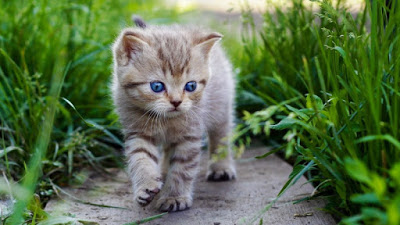
#> input picture Open CV/kucing.jpg, 400 x 225 px
$ python arith_opera.py
#> lines starting #> are read from the running program, lines starting #| are printed output that depends on the picture; pictures that were not available may be replaced by others from this repository, and a replacement may not be noted
# -*- coding: utf-8 -*-
"""
Created on Thu Nov  8 09:59:01 2018

@author: sofyan.fadli
"""

#############################################
#               Image Addition
#############################################
import cv2
import numpy as np

x = np.uint8([250])
y = np.uint8([10])

print (cv2.add(x,y)) # 250+10 = 260 => 255

print (x+y)          # 250+10 = 260 % 256 = 4

#############################################
#               Image Blending
#############################################
import cv2

img1 = cv2.imread('kucing.jpg')
#> img1 is the input picture: shape (225, 400, 3); mean B, G, R 72.3, 111, 88.7
img2 = cv2.imread('opencv_logo.png')
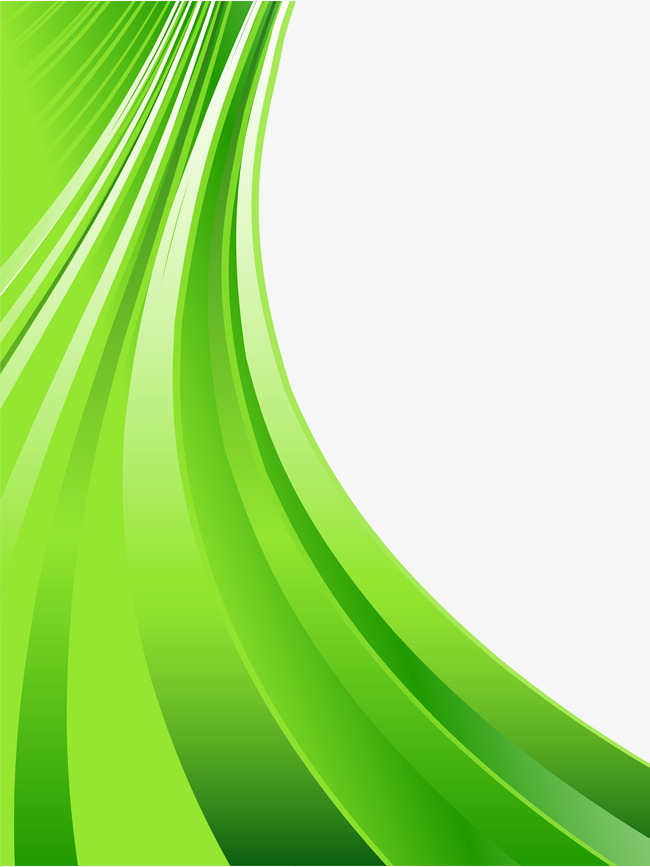
#> input picture Open CV/446c78b648e6b02621ef43ad7ded0a7e.jpg, 650 x 867 px, given in place of opencv_logo.png, which was not available
#> img2 is the input picture: shape (867, 650, 3); mean B, G, R 132.2, 222.3, 173.3
height, width = img1.shape[:2]
#> height = 225; width = 400
resized_image = cv2.resize(img2, (width, height))
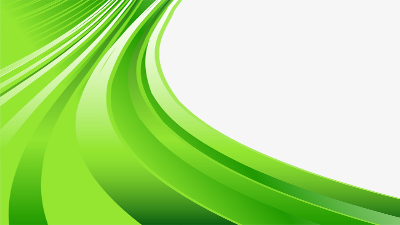
#> resized_image: shape (225, 400, 3); mean B, G, R 131.9, 222.1, 173

dst = cv2.addWeighted(img1,0.7,resized_image,0.3,0)
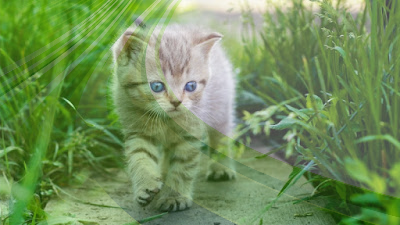
#> dst: shape (225, 400, 3); mean B, G, R 90.2, 144.3, 114

cv2.imshow('blending',dst)
cv2.waitKey(10)
# cv2.destroyAllWindows()
